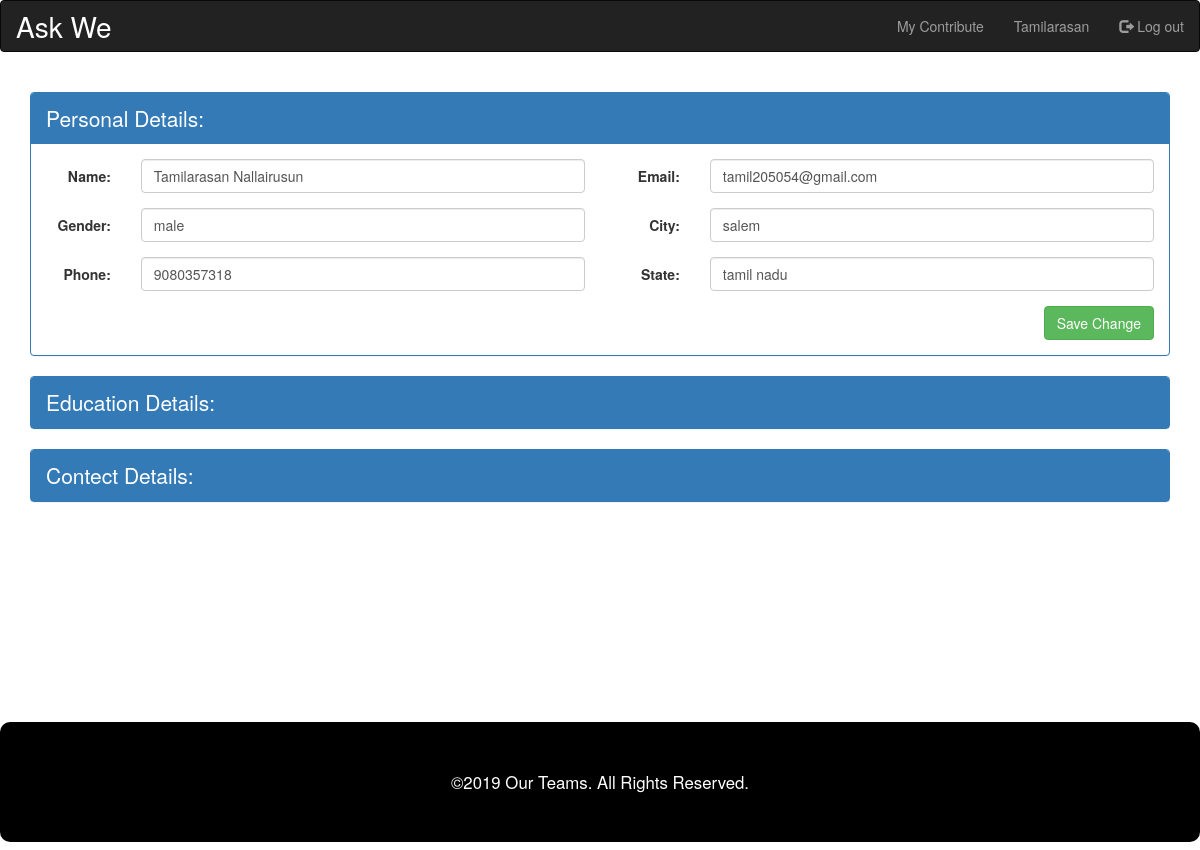
The app's page /view.php?user=tamil205054@gmail.com (signed in) with its own data.
### tables this page shows
CREATE TABLE IF NOT EXISTS `signup` (
  `id` int(30) NOT NULL AUTO_INCREMENT,
  `user` varchar(200) NOT NULL,
  `first` varchar(200) NOT NULL,
  `last` varchar(200) NOT NULL,
  `pass` varchar(200) NOT NULL,
  `city` varchar(200) NOT NULL,
  `phone` varchar(10) NOT NULL,
  PRIMARY KEY (`id`)
);

CREATE TABLE IF NOT EXISTS `personal_details` (
  `pid` int(11) NOT NULL AUTO_INCREMENT,
  `username` varchar(30) NOT NULL,
  `gender` varchar(40) NOT NULL,
  `state` varchar(40) NOT NULL,
  PRIMARY KEY (`pid`)
);

### view.php (the view, shortened to what this page needs)
<?php
include('connection.php');
if(isset($_GET['user'])&&isset($_SESSION['username'])&&isset($_SESSION['userpass']))
{
    $query="SELECT * FROM `signup` WHERE `user`='".$_SESSION['username']."' and `pass`='".$_SESSION['userpass']."';";
    $result=mysqli_query($conn,$query);
    $num=mysqli_num_rows($result)or die("error");
    if($num==1)
    {
        while($row=mysqli_fetch_array($result))
        {
            $user=$row['first'];
            $userlast=$row['last'];
            $userid=$row['user'];
            $city=$row['city'];
            $phone=$row['phone'];
        }
    }
    else
    {
      header("location:index.php");
    }
    if($_SESSION['username']==$_GET['user'])
    {
        $userType="user";
    }
    else
    {
        $userType="visiter";
    }
}
else
{
    header('location:index.php');
}
?>
<!DOCTYPE html>
 <html lang="">
 <head>
  <link rel="stylesheet" href="css/login.css">
  <link rel="stylesheet" href="https://maxcdn.bootstrapcdn.com/bootstrap/3.4.0/css/bootstrap.min.css">
</head>
      <body>
      <nav class="navbar navbar-inverse" role="navigation">
          <div class="navbar-header">
              <a class="navbar-brand" href="askwe.php" style="color:white;font-size:2em">Ask We</a>
          </div>
          <div class="collapse navbar-collapse navbar-ex1-collapse" id="mynav">
              <ul class="nav navbar-nav navbar-right">
                  <li><a  data-toggle="modal" href='#modal-id' >My Contribute</a></li>
                    <li ><a href="view.php?user=<?php echo  $userid?>"><?php echo  ucwords($user);?></a></li>
                    <li><a href="#" id="logout"> <span class="glyphicon glyphicon-log-out"></span> Log out</a></li>
              </ul>
          </div>
      </nav>
  <div class="container">
      <div class="container">
          <div class="row">
              <div class="col-xs-12 col-sm-12 col-md-12 col-lg-12">
</div>
              </div>
          </div>
      </div>
    <?php
if($userType=="user")
{
?>
<div class="container">
    <div class="row">
        <div class="col-xs-12 col-sm-12 col-md-12 col-lg-12">
            <div class="panel panel-primary">
                <div class="panel-heading" id="personal-head" style="font-size:1.5em">Personal Details:</div>
                <div class="panel-body"  id="personal-body">
                    <?php
                      $person="SELECT * FROM `personal_details` WHERE `username`='".$userid."';";
                      $person_exe=mysqli_query($conn,$person);
                      $gender="";
                      $state="";
                      if(mysqli_num_rows($person_exe)>0)
                      {
                        while ($per=mysqli_fetch_array($person_exe))
                        {
                          $gender=$per['gender'];
                          $state=$per['state'];
                        }
                      }
                    ?>
                  <div class="row">
                      <div class="col-md-6">
                      <form class="form-horizontal">
                        <div class="form-group">
                          <label class="control-label col-sm-2" >Name:</label>
                          <div class="col-sm-10">
                            <input type="text"  id="name"value="<?php echo(ucwords($user)." ".ucwords($userlast));?>" class="form-control">
                          </div>
                          </div>
                          <div class="form-group">
                          <label class="control-label col-sm-2" >Gender:</label>
                          <div class="col-sm-10">
                            <input type="text"  id="gender" value="<?php echo $gender;?>" class="form-control">
                          </div>
                          </div>
                          <div class="form-group">
                          <label class="control-label col-sm-2" >Phone:</label>
                          <div class="col-sm-10">
                            <input type="text"  id="phone" value="<?php echo($phone);?>" class="form-control">
                          </div>
                          </div>
                        </form>
                      </div>
                    <form class="form-horizontal">
                      <div class="col-md-6">
                        <div class="form-group">
                          <label class="control-label col-sm-2" >Email:</label>
                          <div class="col-sm-10">
                            <input type="text"  id="email" value="<?php echo($userid);?>" class="form-control">
                          </div>
                          </div>
                          <div class="form-group">
                          <label class="control-label col-sm-2" >City:</label>
                          <div class="col-sm-10">
                            <input type="text"  id="city" value="<?php echo($city);?>"  class="form-control">
                          </div>
                          </div>
                          <div class="form-group">
                          <label class="control-label col-sm-2" >State:</label>
                          <div class="col-sm-10">
                            <input type="text"  id="state" value="<?php echo $state;?>"  class="form-control">
                          </div>
                          </div>
                      </div>
                    </form>
                    </div>
                            <div class="pull-right">
                                    <button type="button" id="personal-btn" class="btn btn-success">Save Change</button>
                            </div>
                </div>
            </div>
        </div>
        <div class="col-xs-12 col-sm-12 col-md-12 col-lg-12">
            <div class="panel panel-primary">
                <div class="panel-heading" id="edu-head" style="font-size:1.5em">Education Details:</div>
            </div>
        </div>
        <div class="col-xs-12 col-sm-12 col-md-12 col-lg-12">
            <div class="panel panel-primary">
                <div class="panel-heading" id="con-head" style="font-size:1.5em">Contect Details:</div>
                </div>
            </div>
        </div>
    </div>
<?php
}
?>
        </body>
 </html>
 <?php
 include('footer.php');
 ?>

### records on screen
signup: first "Tamilarasan", phone "9080357318", user "tamil205054@gmail.com", city "salem"
personal_details: gender "male", state "tamil nadu"
